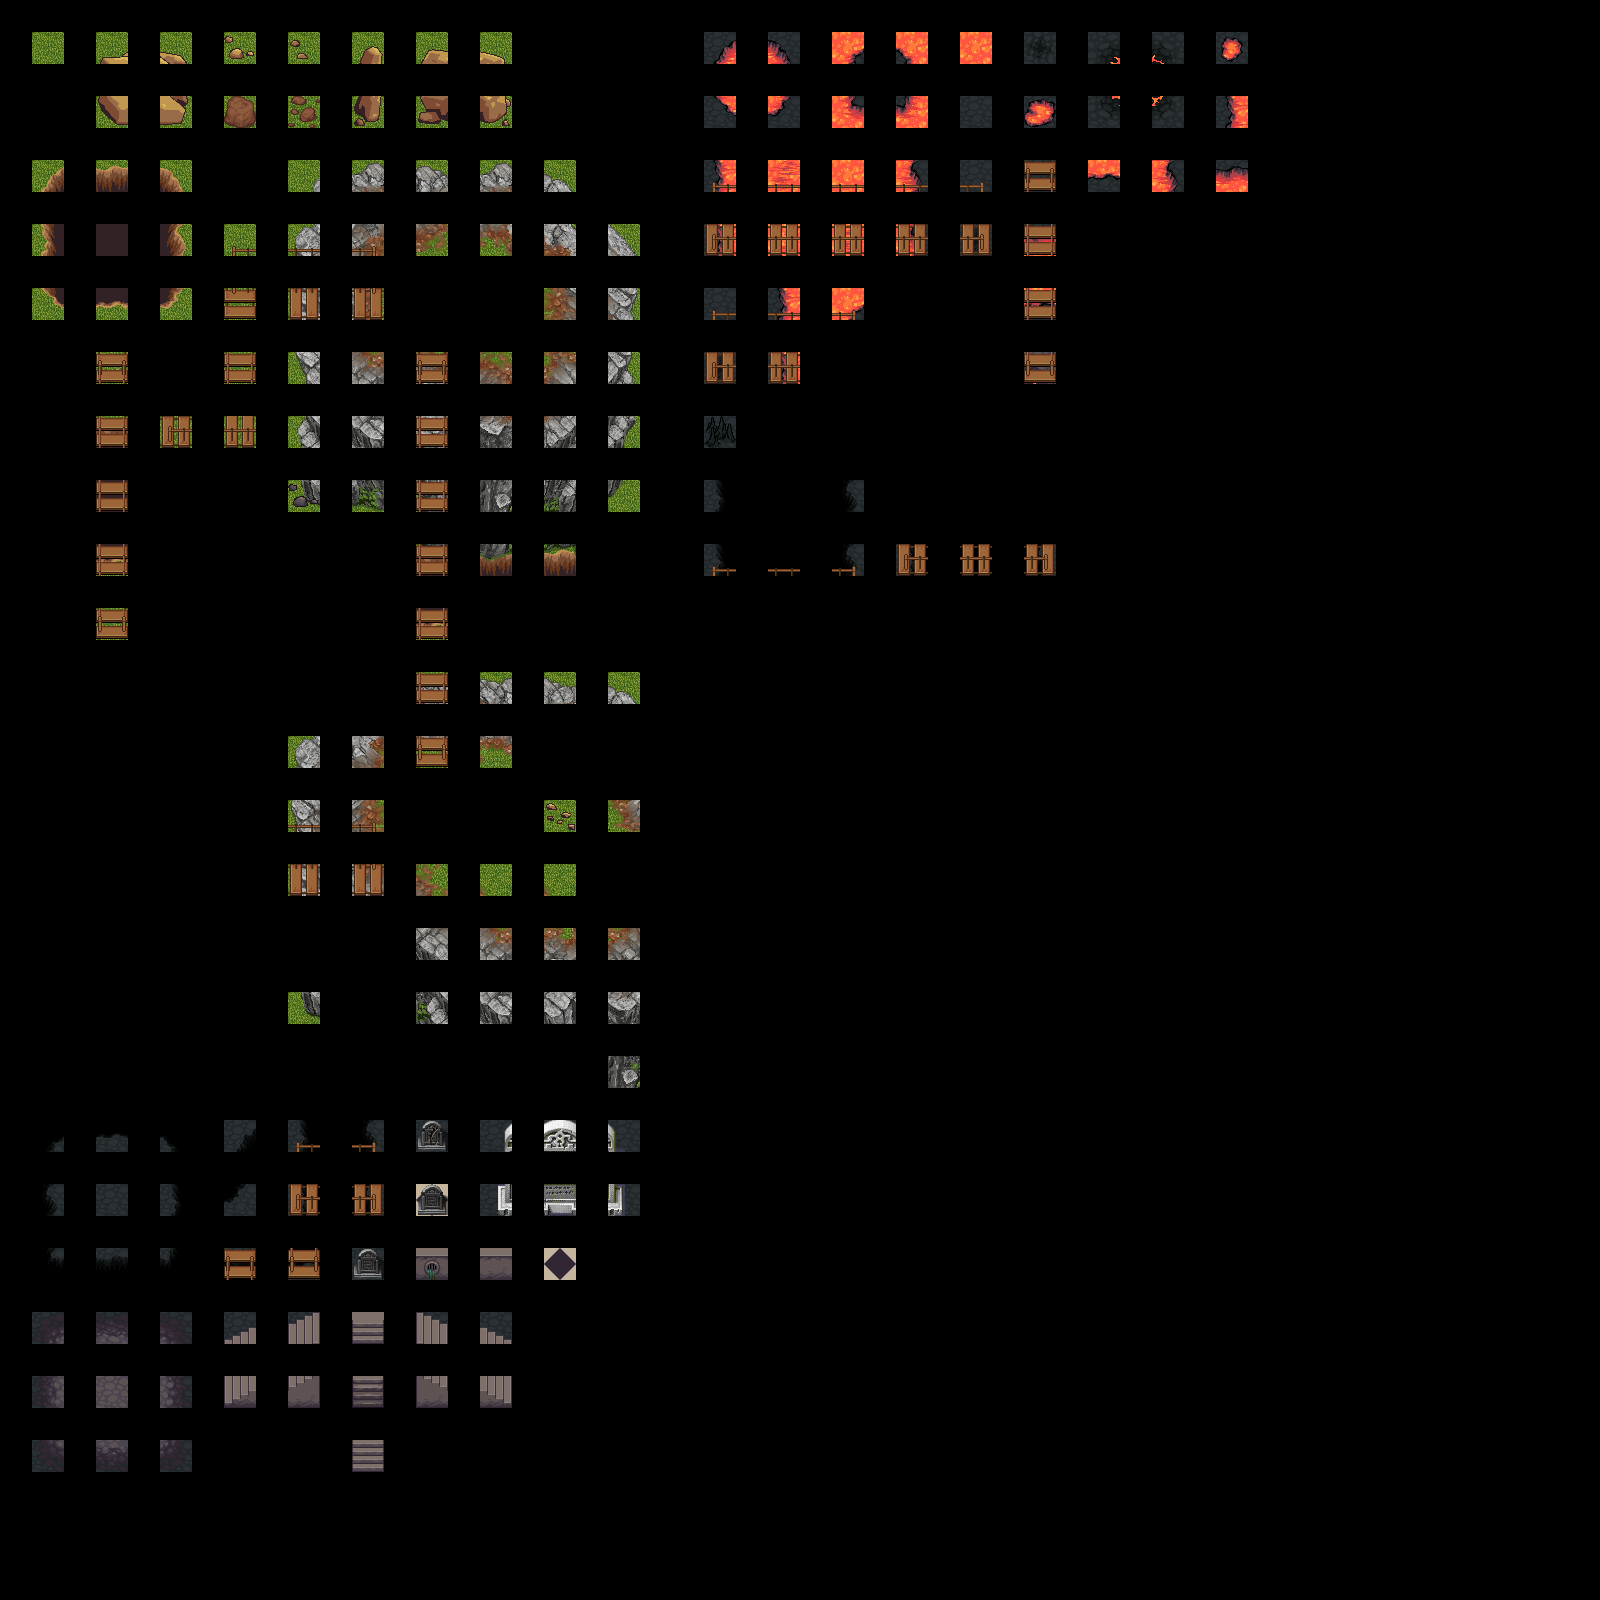

Below is a game level as drawn by its tile map, then a one-line description and the .tmx that defines it (tile-layer data replaced by summaries):
An orthogonal 50x50 tile map with 32x32 px tiles, 2 tile layers (regions, input_map), 4 tilesets and 197 objects (43x rockcliff, 38x bridge, 27x chasm, 21x lava, 15x ground, ...).

<map version="1.0" orientation="orthogonal" renderorder="right-down" width="50" height="50" tilewidth="32" tileheight="32" nextobjectid="221">
 <tileset firstgid="1" name="Map1" tilewidth="32" tileheight="32" tilecount="300" columns="20">
  <image source="Map1.png" width="640" height="480" />
 </tileset>
 <tileset firstgid="301" name="Map2" tilewidth="32" tileheight="32" tilecount="400" columns="20">
  <image source="Map2.png" width="640" height="640" />
 </tileset>
 <tileset firstgid="701" name="Map3" tilewidth="32" tileheight="32" tilecount="360" columns="20">
  <image source="Map3.png" width="640" height="576" />
 </tileset>
 <tileset firstgid="1061" name="Map4" tilewidth="32" tileheight="32" tilecount="340" columns="20">
  <image source="Map4.png" width="640" height="544" />
 </tileset>
 <layer name="regions" width="50" height="50">
  <data>[2500 cells, 197 non-empty, 197 distinct tile ids]</data>
 </layer>
 <layer name="input_map" width="50" height="50">
  <data>[2500 cells, 197 non-empty, 197 distinct tile ids]</data>
 </layer>
 <objectgroup name="output_tile">
  <object id="1" name="grass" x="32" y="32" width="32" height="32">
   <properties>
    <property name="unity:tag" value="grass" />
   </properties>
  </object>
  <object id="6" name="rock" x="96" y="32" width="32" height="32">
   <properties>
    <property name="unity:tag" value="rock" />
   </properties>
  </object>
  <object id="7" name="rock" x="160" y="32" width="32" height="32">
   <properties>
    <property name="unity:tag" value="rock" />
   </properties>
  </object>
  <object id="8" name="rock" x="96" y="96" width="32" height="32">
   <properties>
    <property name="unity:tag" value="rock" />
   </properties>
  </object>
  <object id="9" name="rock" x="160" y="96" width="32" height="32">
   <properties>
    <property name="unity:tag" value="rock" />
   </properties>
  </object>
  <object id="10" name="rock" x="224" y="96" width="32" height="32">
   <properties>
    <property name="unity:tag" value="rock" />
   </properties>
  </object>
  <object id="11" name="pebbles" x="224" y="32" width="32" height="32">
   <properties>
    <property name="unity:tag" value="pebbles" />
   </properties>
  </object>
  <object id="12" name="pebbles" x="288" y="32" width="32" height="32">
   <properties>
    <property name="unity:tag" value="pebbles" />
   </properties>
  </object>
  <object id="13" name="pebbles" x="288" y="96" width="32" height="32">
   <properties>
    <property name="unity:tag" value="pebbles" />
   </properties>
  </object>
  <object id="14" name="rock" x="352" y="32" width="32" height="32">
   <properties>
    <property name="unity:tag" value="rock" />
   </properties>
  </object>
  <object id="15" name="rock" x="352" y="96" width="32" height="32">
   <properties>
    <property name="unity:tag" value="rock" />
   </properties>
  </object>
  <object id="16" name="rock" x="416" y="32" width="32" height="32">
   <properties>
    <property name="unity:tag" value="rock" />
   </properties>
  </object>
  <object id="17" name="rock" x="416" y="96" width="32" height="32">
   <properties>
    <property name="unity:tag" value="rock" />
   </properties>
  </object>
  <object id="18" name="rock" x="480" y="32" width="32" height="32">
   <properties>
    <property name="unity:tag" value="rock" />
   </properties>
  </object>
  <object id="19" name="rock" x="480" y="96" width="32" height="32">
   <properties>
    <property name="unity:tag" value="rock" />
   </properties>
  </object>
  <object id="20" name="pebbles" x="544" y="800" width="32" height="32">
   <properties>
    <property name="unity:tag" value="pebbles" />
   </properties>
  </object>
  <object id="21" name="chasm" x="32" y="160" width="32" height="32">
   <properties>
    <property name="unity:tag" value="chasm" />
   </properties>
  </object>
  <object id="22" name="chasm" x="96" y="160" width="32" height="32">
   <properties>
    <property name="unity:tag" value="chasm" />
   </properties>
  </object>
  <object id="23" name="chasm" x="160" y="160" width="32" height="32">
   <properties>
    <property name="unity:tag" value="chasm" />
   </properties>
  </object>
  <object id="24" name="chasm" x="32" y="224" width="32" height="32">
   <properties>
    <property name="unity:tag" value="chasm" />
   </properties>
  </object>
  <object id="25" name="chasm" x="160" y="224" width="32" height="32">
   <properties>
    <property name="unity:tag" value="chasm" />
   </properties>
  </object>
  <object id="26" name="chasm" x="96" y="224" width="32" height="32">
   <properties>
    <property name="unity:tag" value="chasm" />
   </properties>
  </object>
  <object id="27" name="chasm" x="32" y="288" width="32" height="32">
   <properties>
    <property name="unity:tag" value="chasm" />
   </properties>
  </object>
  <object id="28" name="chasm" x="96" y="288" width="32" height="32">
   <properties>
    <property name="unity:tag" value="chasm" />
   </properties>
  </object>
  <object id="29" name="chasm" x="160" y="288" width="32" height="32">
   <properties>
    <property name="unity:tag" value="chasm" />
   </properties>
  </object>
  <object id="30" name="rockcliff" x="288" y="160" width="32" height="32">
   <properties>
    <property name="unity:tag" value="rockcliff" />
   </properties>
  </object>
  <object id="31" name="rockcliff" x="352" y="160" width="32" height="32">
   <properties>
    <property name="unity:tag" value="rockcliff" />
   </properties>
  </object>
  <object id="32" name="rockcliff" x="416" y="160" width="32" height="32">
   <properties>
    <property name="unity:tag" value="rockcliff" />
   </properties>
  </object>
  <object id="34" name="rockcliff" x="480" y="160" width="32" height="32">
   <properties>
    <property name="unity:tag" value="rockcliff" />
   </properties>
  </object>
  <object id="35" name="rockcliff" x="544" y="160" width="32" height="32">
   <properties>
    <property name="unity:tag" value="rockcliff" />
   </properties>
  </object>
  <object id="36" name="rockcliff" x="288" y="224" width="32" height="32">
   <properties>
    <property name="unity:tag" value="rockcliff" />
   </properties>
  </object>
  <object id="37" name="rockcliff" x="352" y="224" width="32" height="32">
   <properties>
    <property name="unity:tag" value="rockcliff" />
   </properties>
  </object>
  <object id="38" name="rockcliff" x="544" y="224" width="32" height="32">
   <properties>
    <property name="unity:tag" value="rockcliff" />
   </properties>
  </object>
  <object id="39" name="rockcliff" x="608" y="224" width="32" height="32">
   <properties>
    <property name="unity:tag" value="rockcliff" />
   </properties>
  </object>
  <object id="40" name="rockcliff" x="608" y="288" width="32" height="32">
   <properties>
    <property name="unity:tag" value="rockcliff" />
   </properties>
  </object>
  <object id="41" name="rockcliff" x="288" y="352" width="32" height="32">
   <properties>
    <property name="unity:tag" value="rockcliff" />
   </properties>
  </object>
  <object id="42" name="rockcliff" x="288" y="416" width="32" height="32">
   <properties>
    <property name="unity:tag" value="rockcliff" />
   </properties>
  </object>
  <object id="43" name="rockcliff" x="352" y="416" width="32" height="32">
   <properties>
    <property name="unity:tag" value="rockcliff" />
   </properties>
  </object>
  <object id="44" name="rockcliff" x="352" y="352" width="32" height="32">
   <properties>
    <property name="unity:tag" value="rockcliff" />
   </properties>
  </object>
  <object id="45" name="rockcliff" x="288" y="480" width="32" height="32">
   <properties>
    <property name="unity:tag" value="rockcliff" />
   </properties>
  </object>
  </objectgroup>
</map>
<!-- 157 of 197 objects omitted -->
